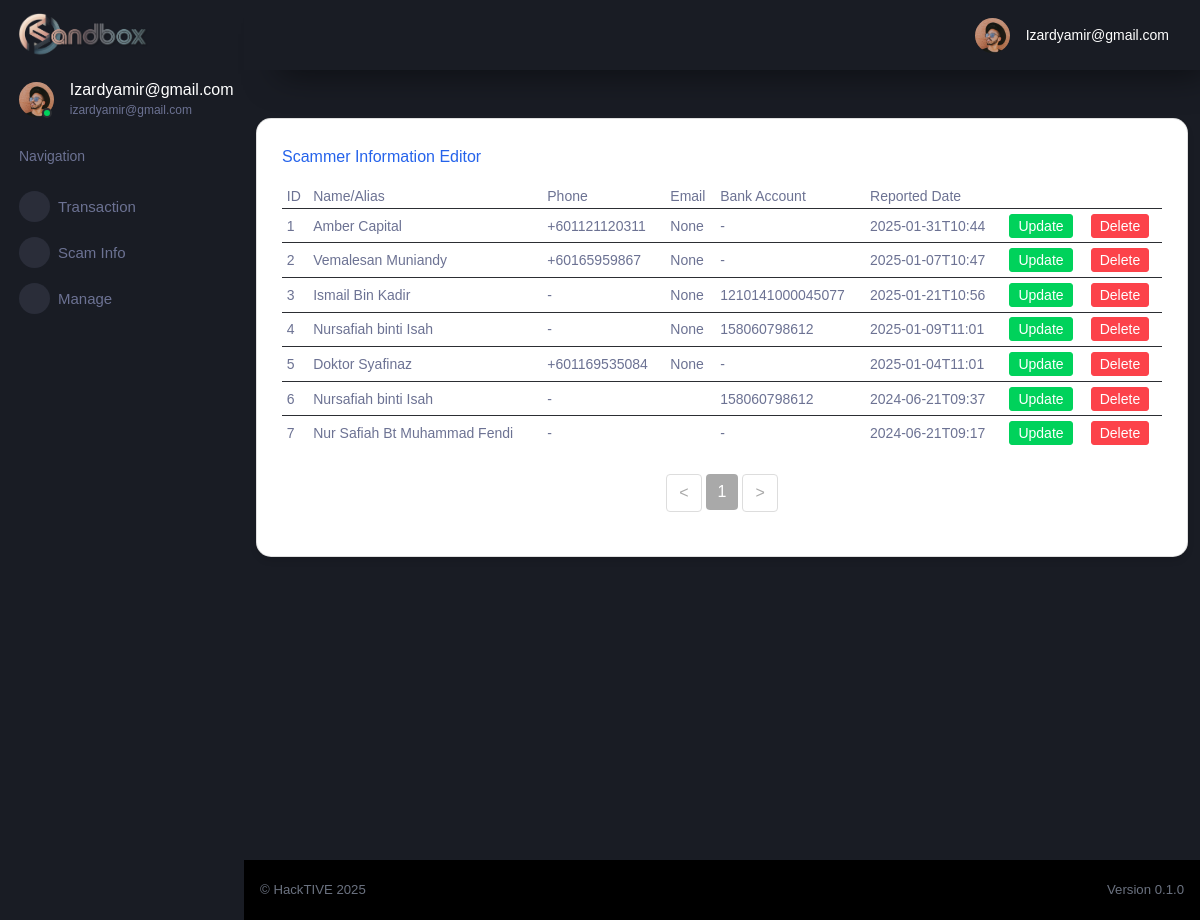
Screenshot of /manage_scammer_admin (signed in) with the database file from the repository.
### tables this page shows
CREATE TABLE "cif" (
	"id"	INTEGER UNIQUE,
	"username"	TEXT NOT NULL UNIQUE,
	"password"	TEXT,
	"firstname"	TEXT,
	"lastname"	TEXT,
	"gender"	TEXT,
	"dob"	TEXT,
	"ic"	INTEGER UNIQUE,
	"phone"	INTEGER,
	"email"	TEXT UNIQUE,
	"address1"	NUMERIC,
	"address2"	TEXT,
	"postcode"	TEXT,
	"area"	TEXT,
	"state"	TEXT,
	"country"	TEXT,
	"productID"	INTEGER,
	"productNAME"	TEXT,
	"accountID"	INTEGER,
	PRIMARY KEY("id" AUTOINCREMENT)
);

CREATE TABLE "scammer" (
	"scammerID"	INTEGER NOT NULL,
	"scammerName"	TEXT,
	"phone"	TEXT,
	"platform"	TEXT,
	"reportedDate"	TEXT,
	"recordedDate"	TEXT,
	"bankAccount"	TEXT,
	"bankName"	TEXT,
	"bankAccountName"	TEXT,
	"sourceReport1"	TEXT,
	"sourceReport2"	TEXT,
	"sourceReport3"	TEXT,
	"tiktokID"	TEXT,
	"facebookID"	TEXT,
	"twitterID"	TEXT,
	"instagramID"	TEXT,
	"telegramID"	TEXT,
	"reporterID"	TEXT,
	"email"	TEXT,
	PRIMARY KEY("scammerID" AUTOINCREMENT)
);

### flaskr/main.py (the view)
@bp.route('/manage_scammer_admin', methods=['POST', 'GET'])
@login_required
def manage_scammer_admin():
    if g.user['username']=='izardyamir@gmail.com':
        db = get_db()
        scammers = db.execute(
            'SELECT * FROM scammer'
        ).fetchall()
        return render_template('app/manage-scammer.html', scammers=scammers)
    else:
        return redirect(url_for('main.index'))

### flaskr/auth.py (called while the page is built)
@bp.before_app_request
def load_logged_in_user():
    user_id = session.get('user_id')
    if user_id is None:
        g.user = None
    else:
        g.user = get_db().execute(
            'SELECT * FROM cif WHERE id = ?', (user_id,)
        ).fetchone()

### flaskr/db.py (called while the page is built)
def get_db():
    if 'db' not in g:
        g.db = sqlite3.connect(
            current_app.config['DATABASE'],
            detect_types=sqlite3.PARSE_DECLTYPES
        )
        g.db.row_factory = sqlite3.Row
    return g.db

### flaskr/main.py (called while the page is built)
def login_required(view):
    @functools.wraps(view)
    def wrapped_view(**kwargs):
        if g.user is None:
            return redirect(url_for('auth.login'))
        return view(**kwargs)
    return wrapped_view

### flaskr/templates/app/manage-scammer.html (shortened to what this page needs)
{% extends "/layouts/base.html" %}
{% block content %}
<div class="container aligned-middle mt-5 overflow-auto"  scrolling="yes" frameborder="0" style=" width: 100%; height: calc(101vh - 66px)">
  <div class="row">
    <div class="col-md-12 mb-4">
      <div class="card">
        <div class="card-body">
          <h5 class="card-title text-primary">Scammer Information Editor</h5>
          <div class="table-responsive-sm">
            <table class="table table-sm mb-4" style="font-size: small;">
              <thead>
                <tr>
                  <th scope="col">ID</th>
                  <th scope="col">Name/Alias</th>
                  <th scope="col">Phone</th>
                  <th scope="col">Email</th>
                  <th scope="col">Bank Account</th>
                  <th scope="col">Reported Date</th>
                </tr>
              </thead>
              <tbody id="table-body">
                {% for scammer in scammers %}
                <tr>
                  <td>{{ scammer['scammerID'] }}</th>
                  <td>{{ scammer['scammerName'] }}</td>
                  <td>{{ scammer['phone'] }}</td>
                  <td>{{ scammer['email'] }}</td>
                  <td>{{ scammer['bankAccount'] }}</td>
                  <td>{{ scammer['reportedDate'] }}</td>
                  <td>
                      <a href="{{ url_for('main.scammer_update',id=scammer['scammerID']) }}">
                          <button type="submit" class="btn btn-success btn-sm ms-1">Update</button>
                      </a>
                  </td>
                  <td>
                      <a href="">
                        <button type="submit" class="btn btn-danger btn-sm" value="Delete" onclick="return confirm('Are you sure?');">Delete</button>
                      </a>
                  </td>
                </tr>
                {% endfor %}
              </tbody>
            </table>
            <nav>
              <ul class="pagination justify-content-center" id="pagination">
              </ul>
          </div>
        </div>
      </div>
    </div>
  </div>
</div>
{% endblock %}

### flaskr/templates/includes/sidebar.html (shortened to what this page needs)
<nav class="sidebar sidebar-offcanvas" id="sidebar">
    <div class="sidebar-brand-wrapper d-none d-lg-flex align-items-center justify-content-center fixed-top">
      <a class="sidebar-brand brand-logo" href="{{ url_for('main.index') }}"><img src="/static/img/hacktive-team-banner.png" style="width:60%; height:auto; display: block; margin: 0 auto 0 -2px; object-fit: contain;"     alt="logo" /></a>
    </div>
    <ul class="nav">
      <li class="nav-item profile">
        <div class="profile-desc">
          <div class="profile-pic">
            <div class="count-indicator">
              <img class="img-xs rounded-circle " src="/static/img/faces/face15.jpg" alt="">
              <span class="count bg-success"></span>
            </div>
            <div class="profile-name">
              <h5 class="mb-0 font-weight-normal">
                {{ (g.user['username']).capitalize() }}
              </h5>
              <span>
                {{ g.user['username'] }}
              </span>
            </div>
          </div>
        </div>
      </li>
      <li class="nav-item nav-category">
        <span class="nav-link">Navigation</span>
      </li>
      <li class="nav-item menu-items">
        <a class="nav-link" data-toggle="collapse" href="#transaction" aria-expanded="false" aria-controls="transaction">
          <span class="menu-icon">
          </span>
          <span class="menu-title">Transaction</span>
          <i class="menu-arrow"></i>
        </a>
      </li>
      <li class="nav-item menu-items">
        <a class="nav-link" data-toggle="collapse" href="#scam-info" aria-expanded="false" aria-controls="scam-info">
          <span class="menu-icon">
          </span>
          <span class="menu-title">Scam Info</span>
          <i class="menu-arrow"></i>
        </a>
      </li>
      <li class="nav-item menu-items">
        <a class="nav-link" data-toggle="collapse" href="#manage" aria-expanded="false" aria-controls="manage">
          <span class="menu-icon">
          </span>
          <span class="menu-title">Manage</span>
          <i class="menu-arrow"></i>
        </a>
      </li>
    </ul>
  </nav>

### flaskr/templates/includes/navigation.html (shortened to what this page needs)
<nav class="navbar p-0 fixed-top d-flex flex-row">
    <div class="navbar-menu-wrapper flex-grow d-flex align-items-stretch">
      <button class="navbar-toggler navbar-toggler align-self-center" type="button" data-toggle="minimize">
      </button>
      <ul class="navbar-nav navbar-nav-right">
        <li class="nav-item dropdown">
          <a class="nav-link" id="profileDropdown" href="#" data-toggle="dropdown">
            <div class="navbar-profile">
              <img class="img-xs rounded-circle" src="/static/img/faces/face15.jpg" alt="">
              <p class="mb-0 d-none d-sm-block navbar-profile-name">
                {{ (g.user['username']).capitalize() }}
              </p>
            </div>
          </a>
        </li>
      </ul>
    </div>
  </nav>

### flaskr/templates/app/manage-scammer.html (style rules this page uses)
.card-body { height: auto; }
.card { border-radius: 15px; box-shadow: 0 4px 6px rgba(0, 0, 0, 0.1); transition: transform 0.2s ease; background: white; }
.card-body { padding: 1.5rem; }
.text-primary { color: #2563eb !important; }

### rows the page displays
cif: username "Izardyamir@gmail.com", user.username "izardyamir@gmail.com"
scammer: scammerID "1", scammerName "Amber Capital", phone "+601121120311", email "None", bankAccount "-", reportedDate "2025-01-31T10:44"
scammer: scammerID "2", scammerName "Vemalesan Muniandy", phone "+60165959867", email "None", bankAccount "-", reportedDate "2025-01-07T10:47"
scammer: scammerID "3", scammerName "Ismail Bin Kadir", phone "-", email "None", bankAccount "1210141000045077", reportedDate "2025-01-21T10:56"
scammer: scammerID "4", scammerName "Nursafiah binti Isah", phone "-", email "None", bankAccount "158060798612", reportedDate "2025-01-09T11:01"
scammer: scammerID "5", scammerName "Doktor Syafinaz", phone "+601169535084", email "None", bankAccount "-", reportedDate "2025-01-04T11:01"
scammer: scammerID "6", scammerName "Nursafiah binti Isah", phone "-", bankAccount "158060798612", reportedDate "2024-06-21T09:37"
scammer: scammerID "7", scammerName "Nur Safiah Bt Muhammad Fendi", phone "-", bankAccount "-", reportedDate "2024-06-21T09:17"
